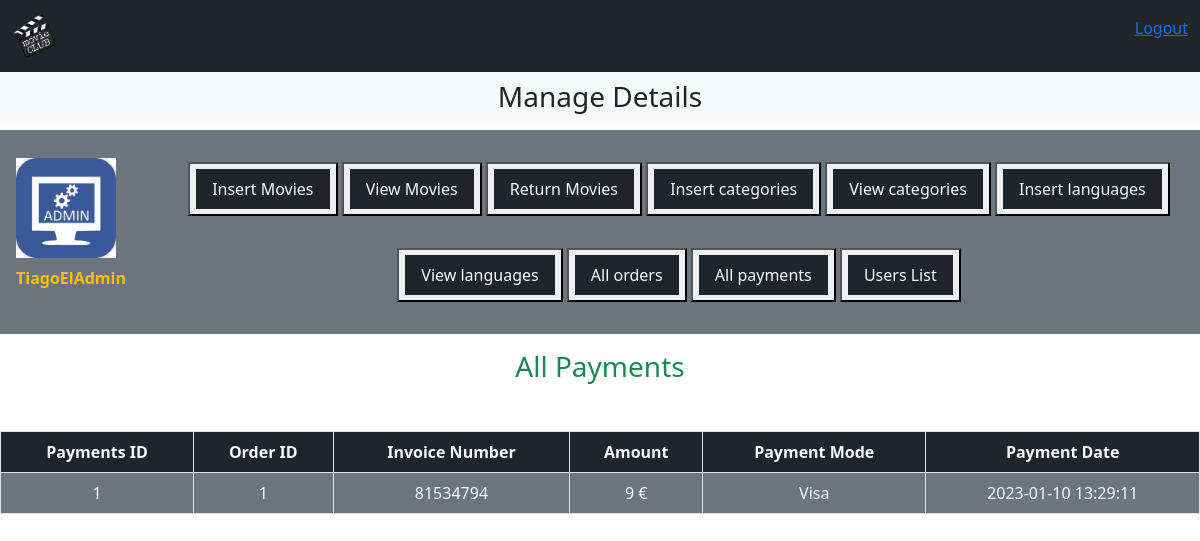
/admin/index.php?list_payments (signed in), run on the app's committed database.
### tables this page shows
CREATE TABLE `user_payment` (
  `payment_id` int(11) NOT NULL,
  `order_id` int(11) NOT NULL,
  `invoice_number` int(11) NOT NULL,
  `amount` int(11) NOT NULL,
  `payment_mode` varchar(255) NOT NULL,
  `date` timestamp NOT NULL DEFAULT current_timestamp() ON UPDATE current_timestamp()
);

### admin/list_payments.php (the view)
<h3 class="text-center text-success">All Payments</h3>
<table class="table table-bordered mt-5 text-center">
    <thead class="bg-dark">
        <?php
        $get_payments = "SELECT * FROM user_payment";
        $result = mysqli_query($con, $get_payments);
        $row_count = mysqli_num_rows($result);
        if ($row_count == 0) {
            echo "<h2 class='text-danger text-center mt-5'>No payments yet</h2>";
        } else {
            echo "<tr class='text-center text-light'>
        <th>Payments ID</th>
        <th>Order ID</th>
        <th>Invoice Number</th>
        <th>Amount</th>
        <th>Payment Mode</th>
        <th>Payment Date</th>
    </tr>
</thead>
<tbody>
    <tr class=' bg-secondary text-center text-light'>";
            while ($row_data = mysqli_fetch_array($result)) {
                $order_id = $row_data['order_id'];
                $payment_id = $row_data['payment_id'];
                $amount = $row_data['amount'];
                $invoice_number = $row_data['invoice_number'];
                $date = $row_data['date'];
                $payment_mode = $row_data['payment_mode'];
                echo "<tr class='bg-secondary text-center text-light'>
                    <td>$payment_id </td>
                    <td>$order_id</td>
                    <td>$invoice_number</td>
                    <td>$amount €</td>
                    <td>$payment_mode</td>
                    <td>$date</td>
                </tr>";
            }
        }
        ?>
        </tbody>
</table>

### data on the page
user_payment: payment_id "1", order "1", invoice_number "81534794", amount "9", payment_mode "Visa", date "2023-01-10 13:29:11"

### other printed values
$_SESSION['admin_name'] "TiagoElAdmin"
